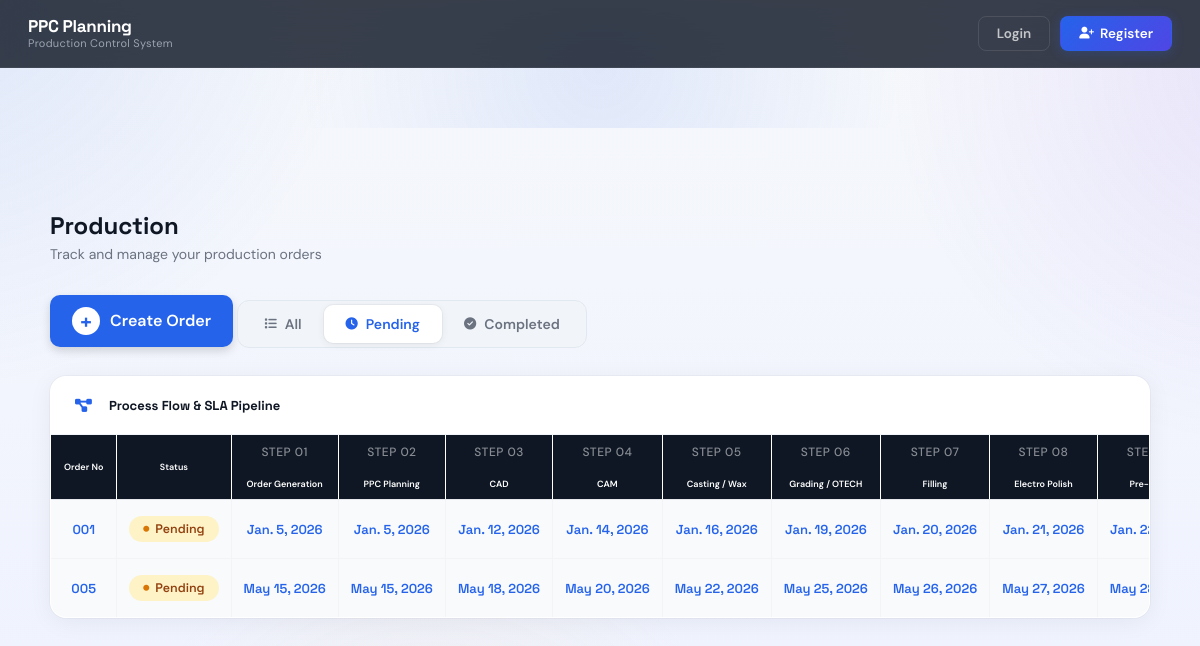
Page /index?status=Pending on the earlier database version.
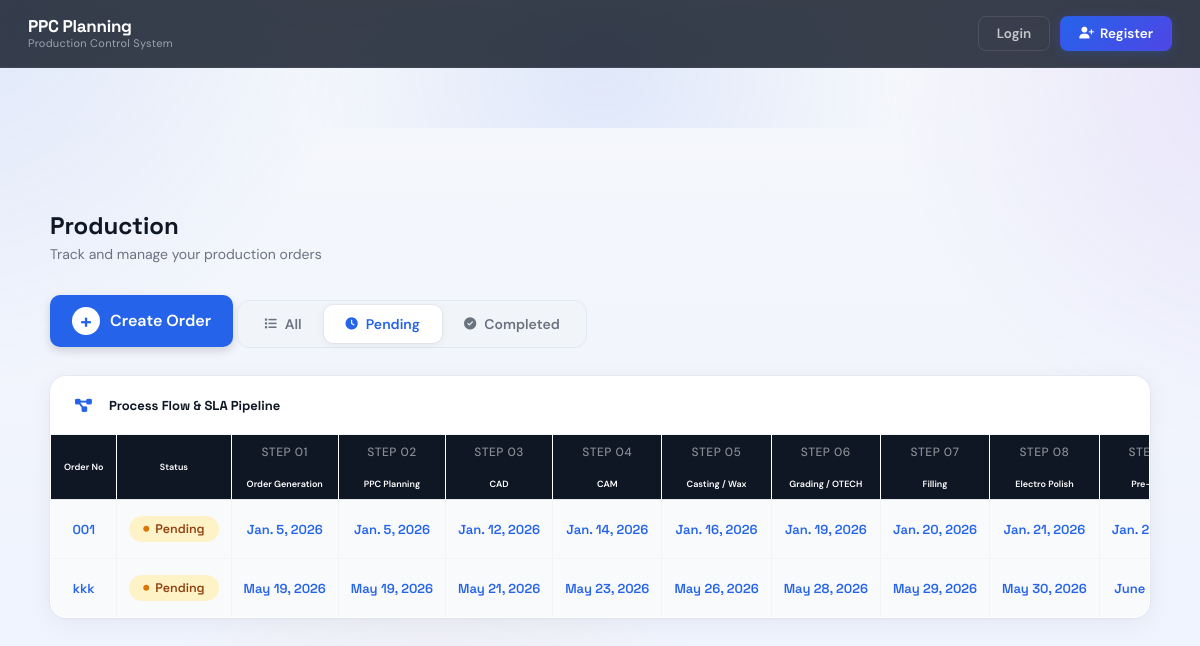
Same page on the later database version.
### app/models.py (models this page shows, shortened)
class Order(models.Model):
    ORDER_TYPES = [
        ('Factory', 'Factory Orders – Stock Replenishment'),
        ('Customer', 'Customer Orders – confirmed customer order'),
        ('PD', 'PD Orders – New Product Development'),
        ('Repair', 'Repair Orders – Repair/Rework items'),
        ('Sample', 'Sample Orders – Stock in alloy with CZ'),
        ('RD', 'R&D Orders – Research & Development'),
        ('ICO', 'ICO Orders – Immediate Customer Orders (urgent execution)'),
    ]
    CATEGORY_TYPES = [
        ('Necklace Set', 'Necklace Set'),
        ('Necklace', 'Necklace (Standalone)'),
        ('Earrings', 'Earrings'),
        ('Pendant Set', 'Pendant Set'),
        ('Pendant', 'Pendant (Standalone)'),
        ('Rings', 'Rings'),
        ('Bracelets', 'Bracelets'),
        ('Bangle', 'Bangle'),
        ('Accessories', 'Accessories'),
    ]
    STATUS_CHOICES = [
        ('Pending', 'Pending'),
        ('Completed', 'Completed'),
    ]
    order_no = models.CharField(max_length=100)
    order_type = models.CharField(
        max_length=50,
        choices=ORDER_TYPES
    )
    category = models.CharField(
        max_length=100,
        choices=CATEGORY_TYPES
    )
    quantity = models.IntegerField()
    start_date = models.DateField()
    end_date = models.DateField(
        null=True,
        blank=True
    )
    status = models.CharField(
        max_length=20,
        choices=STATUS_CHOICES,
        default='Pending'
    )
    STYLE_TYPE_CHOICES = [
        ('New', 'New Style'),
        ('Repeat', 'Repeat Style'),
    ]
    style_type = models.CharField(max_length=10, choices=STYLE_TYPE_CHOICES, default='New')
    created_at = models.DateTimeField(auto_now_add=True)

### app/views.py (the view)
# urls.py: path('index', views.index, name='index'),
def index(request):
    from datetime import timedelta
    import math
    status = request.GET.get('status')
    if status:
        orders = Order.objects.filter(status=status)
    else:
        orders = Order.objects.all()
    default_steps = [
        {'name': 'Order Generation', 'sla': 1},
        {'name': 'PPC Planning', 'sla': 0},
        {'name': 'CAD', 'sla': 7},
        {'name': 'CAM', 'sla': 2},
        {'name': 'Casting / Wax', 'sla': 2},
        {'name': 'Grading / OTECH', 'sla': 1.5},
        {'name': 'Filling', 'capacity': 10},
        {'name': 'Electro Polish', 'capacity': 15},
        {'name': 'Pre-Polish', 'capacity': 15},
        {'name': 'Diamond Bagging', 'sla': 0},
        {'name': 'Setting', 'capacity': 3000},
        {'name': 'Fitting', 'capacity': 10},
        {'name': 'Final Polish', 'capacity': 20},
        {'name': 'Rhodium', 'capacity': 20},
        {'name': 'Ceramic', 'capacity': 30},
        {'name': 'QA', 'capacity': 20},
        {'name': 'Hallmarking', 'sla': 1},
        {'name': 'Certification', 'sla': 0},
        {'name': 'FG (Finished)', 'sla': 0},
    ]
    orders = list(orders)
    for order in orders:
        current = order.start_date
        steps_qs = ProcessStep.objects.filter(order=order)
        overrides = {p.process_name: p.sla_days for p in steps_qs}
        order.processes = []
        previous_end_date = None
        for step in default_steps:
            name = step['name']
            if name == 'CAD':
                sla_value = 3 if getattr(order, 'style_type', 'New') == 'Repeat' else 7
                sla = overrides.get(name, sla_value)
                days = math.ceil(sla) if sla and sla > 0 else 0
            elif 'capacity' in step:
                capacity = step.get('capacity')
                if capacity and getattr(order, 'quantity', 0):
                    days = math.ceil(order.quantity / capacity)
                    if days <= 0 and order.quantity > 0:
                        days = 1
                else:
                    days = 0
                sla_override = overrides.get(name)
                if sla_override is not None:
                    days = math.ceil(sla_override)
            else:
                sla = overrides.get(name, step.get('sla', 0))
                days = math.ceil(sla) if sla and sla > 0 else 0
            start_for_step = previous_end_date if (previous_end_date is not None and days == 0) else current
            if days > 0:
                end_date = calculate_end_date(start_for_step, days)
            else:
                end_date = start_for_step
            order.processes.append({'name': name, 'computed_days': days, 'end_date': end_date})
            previous_end_date = end_date
            if days == 0:
                current = end_date
            else:
                next_day = end_date + timedelta(days=1)
                if next_day.weekday() == 6:
                    next_day += timedelta(days=1)
                current = next_day
        order.final_expected = (
            order.processes[-1]['end_date']
            if order.processes
            else order.end_date
        )
        order.expected = order.final_expected
    context = {
        'orders': orders
    }
    return render(
        request,
        'index.html',
        context
    )

### app/models.py (called while the page is built)
def calculate_end_date(start_date, days):
    from datetime import datetime, date, timedelta
    if isinstance(start_date, str):
        try:
            current = datetime.fromisoformat(start_date).date()
        except Exception:
            from datetime import datetime as _dt
            current = _dt.strptime(start_date, '%Y-%m-%d').date()
    elif isinstance(start_date, datetime):
        current = start_date.date()
    elif isinstance(start_date, date):
        current = start_date
    else:
        raise TypeError('start_date must be date, datetime, or ISO date string')
    total_days = int(days)
    if total_days <= 1:
        return current
    remaining = total_days - 1
    while remaining > 0:
        current = current + timedelta(days=1)
        if current.weekday() != 6:
            remaining -= 1
    return current

### app/templates/index.html (shortened to what this page needs)
{% extends 'base.html' %}
{% block content %}
<div class="dashboard">
    <div class="page-header">
        <div class="header-text">
            <h2>Production</h2>
            <p>Track and manage your production orders</p>
        </div>
    </div>
<a href="{% url 'create_order' %}" class="create-btn">
    <span class="plus-icon">+</span> Create Order
</a>
    <div class="toggle-group">
        <a href="/index" class="{% if not request.GET.status %}active{% endif %}">
             All
        </a>
        <a href="?status=Pending" class="{% if request.GET.status == 'Pending' %}active{% endif %}">
             Pending
        </a>
        <a href="?status=Completed" class="{% if request.GET.status == 'Completed' %}active{% endif %}">
             Completed
        </a>
    </div>
  <div class="table-card">
    <div class="card-header">
        <div class="card-title">
            <i class="fa-solid fa-diagram-project"></i>
            Process Flow & SLA Pipeline
        </div>
    </div>
    <div class="table-responsive">
        <table class="process-table">
            <thead>
                <tr>
                    <th>Order No</th>
                    <th>Status</th>
                    <th>
                        <span class="step-num">STEP 01</span><br>
                        Order Generation
                    </th>
                    <th>
                        <span class="step-num">STEP 02</span><br>
                        PPC Planning
                    </th>
                    <th>
                        <span class="step-num">STEP 03</span><br>
                        CAD
                    </th>
                    <th>
                        <span class="step-num">STEP 04</span><br>
                        CAM
                    </th>
                    <th>
                        <span class="step-num">STEP 05</span><br>
                        Casting / Wax
                    </th>
                    <th>
                        <span class="step-num">STEP 06</span><br>
                        Grading / OTECH
                    </th>
                    <th>
                        <span class="step-num">STEP 07</span><br>
                        Filling
                    </th>
                    <th>
                        <span class="step-num">STEP 08</span><br>
                        Electro Polish
                    </th>
                    <th>
                        <span class="step-num">STEP 09</span><br>
                        Pre-Polish
                    </th>
                </tr>
            </thead>
            <tbody>
                {% for order in orders %}
                <tr>
                    <td>
                        {{ order.order_no }}
                    </td>
                    <td>
                        {% if order.status == 'Pending' %}
                            <span class="status-badge status-pending"><i class="fa-solid fa-circle"></i> Pending</span>
                        {% else %}
                            <span class="status-badge status-completed"><i class="fa-solid fa-circle-check"></i> Completed</span>
                        {% endif %}
                    </td>
                    {% for p in order.processes %}
                        <td>
                            {% if p.end_date %}
                                {{ p.end_date }}
                            {% else %}
                                -
                            {% endif %}
                        </td>
                    {% endfor %}
                </tr>
                {% empty %}
                <tr>
                    <td colspan="21" style="text-align:center; padding:30px">
                        No Orders Found
                    </td>
                </tr>
                {% endfor %}
            </tbody>
        </table>
    </div>
</div>
</div>
{% endblock %}

### app/templates/base.html (shortened to what this page needs)
<!DOCTYPE html>
<html lang="en">
<head>
    <link rel="stylesheet" href="https://cdnjs.cloudflare.com/ajax/libs/font-awesome/6.5.0/css/all.min.css">
</head>
<body>
    <nav class="navbar">
        <div class="navbar-inner">
            <div class="nav-left">
                <a href="{% url 'dashboard' %}" class="logo-text" style="text-decoration:none">
                    <h2>PPC Planning</h2>
                    <small>Production Control System</small>
                </a>
            </div>
            <div class="nav-right">
                {% if request.user.is_authenticated %}
                    <div class="user-badge">
                        <div class="user-avatar">{{ request.user.username|first }}</div>
                        <span class="user-name">{{ request.user.username }}</span>
                    </div>
                    <a href="{% url 'logout' %}" class="nav-btn nav-btn-logout">
                        <i class="fa-solid fa-arrow-right-from-bracket fa-sm"></i> <span>Logout</span>
                    </a>
                {% else %}
                    <a href="{% url 'signin' %}" class="nav-btn nav-btn-ghost">Login</a>
                    <a href="{% url 'register' %}" class="nav-btn nav-btn-primary">
                         Register
                    </a>
                {% endif %}
            </div>
        </div>
    </nav>
    <div class="container">
        {% block content %}
        {% endblock %}
    </div>
</body>
</html>

### app/templates/base.html (style rules this page uses)
:root { --bg:#f6f8fb; --surface:#ffffff; --muted:#6b7280; --muted-light:#9ca3af; --brand:#2563eb; --brand-600:#1d4ed8; --brand-glow:rgba(37,99,235,0.25); --nav:#0f1724; --nav-light:#1e293b; --accent:#f59e0b; --border:rgba(255,255,255,0.08); --nav-height:68px; }
* { box-sizing:border-box;margin:0;padding:0 }
body { font-family:'DM Sans',system-ui,-apple-system,"Segoe UI",Roboto,"Helvetica Neue",Arial; height:100%; background:linear-gradient(180deg,var(--bg) 0%, #eef2ff 100%); color:#0f1724; display:flex;flex-direction:column;min-height:100vh; overflow-x:hidden; padding:env(safe-area-inset-top) env(safe-area-inset-right) env(safe-area-inset-bottom) env(safe-area-inset-left); }
.navbar { position:sticky;top:0;z-index:100; background:rgba(15,23,36,0.82); backdrop-filter:blur(18px) saturate(180%); -webkit-backdrop-filter:blur(18px) saturate(180%); border-bottom:1px solid rgba(255,255,255,0.06); height:var(--nav-height); }
.navbar-inner { max-width:1200px;margin:auto; padding:0 28px;height:100%; display:flex;align-items:center;justify-content:space-between; gap:16px; }
.nav-left { display:flex;align-items:center;gap:14px;flex-shrink:0 }
.logo-text { display:flex;flex-direction:column;line-height:1.15 }
.logo-text h2 { margin:0;font-size:17px;font-weight:700; color:#fff;letter-spacing:-0.3px; font-family:'Space Grotesk','DM Sans',sans-serif; }
.logo-text small { color:var(--muted-light);font-size:11px;font-weight:400;letter-spacing:0.3px }
.nav-right { display:flex;align-items:center;gap:10px; flex-shrink:0; }
.nav-btn { padding:8px 18px;border-radius:8px;text-decoration:none; font-weight:600;font-size:13.5px;cursor:pointer; transition:all 0.25s cubic-bezier(.4,0,.2,1); border:none;display:inline-flex;align-items:center;gap:6px; white-space:nowrap; }
.nav-btn-ghost { color:rgba(255,255,255,0.7);background:transparent; border:1px solid rgba(255,255,255,0.1); }
.nav-btn-primary { color:#fff; background:linear-gradient(135deg,var(--brand) 0%,#4f46e5 100%); box-shadow:0 2px 12px var(--brand-glow); border:1px solid transparent; }
.container { width:100%;flex:1; display:flex;justify-content:center;align-items:flex-start; padding:36px 20px; }
body::before { content:''; position:fixed; inset:-20% -20%; background: radial-gradient(800px circle at 10% 10%, rgba(37,99,235,0.12), transparent 55%), radial-gradient(700px circle at 90% 20%, rgba(124,58,237,0.10), transparent 55%), radial-gradient(600px circle at 40% 90%, rgba(245,158,11,0.08), transparent 55%); pointer-events:none; z-index:-1; animation: drift-bg 12s ease-in-out infinite; }
.container { position:relative; }

Differences in the rows shown:
no longer on this page (row edited): Order: order_no "005", status "Pending" (drawn), end_date "May 15, 2026" "May 15, 2026" "May 18, 2026" "May 20, 2026" "May 22, 2026" "May 25, 2026" "May 26, 2026" "May 27, 2026" "May…"
added Order: order_no "kkk", status "Pending" (drawn), end_date "May 19, 2026" "May 19, 2026" "May 21, 2026" "May 23, 2026" "May 26, 2026" "May 28, 2026" "May 29, 2026" "May 30, 2026" "June…"
